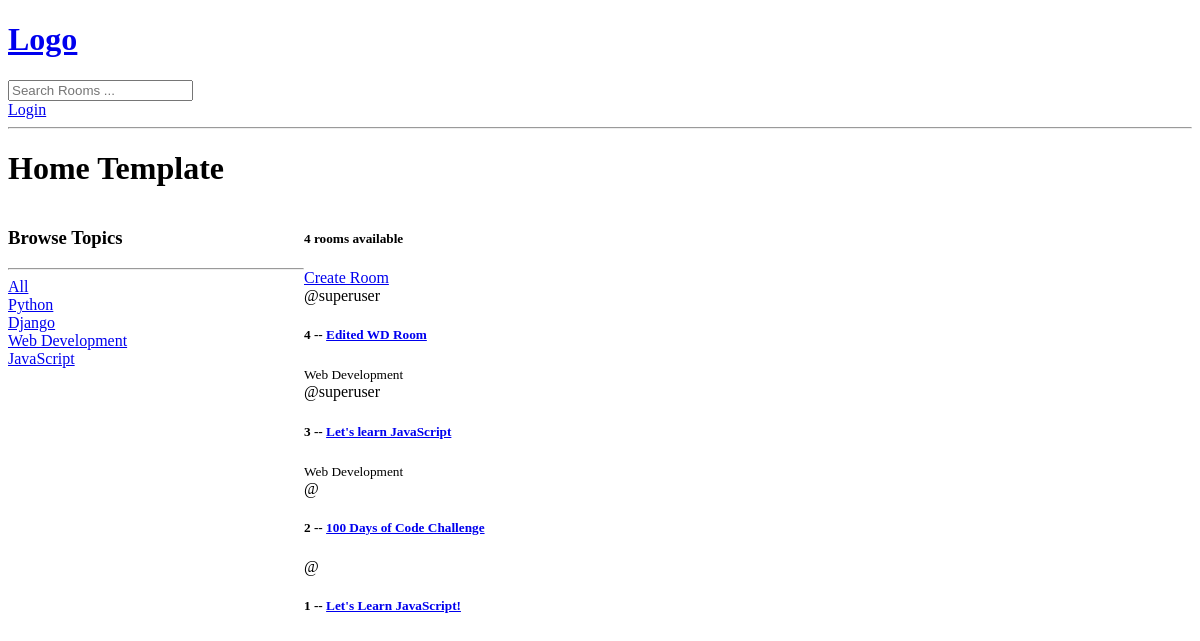
The app's page /, older data.
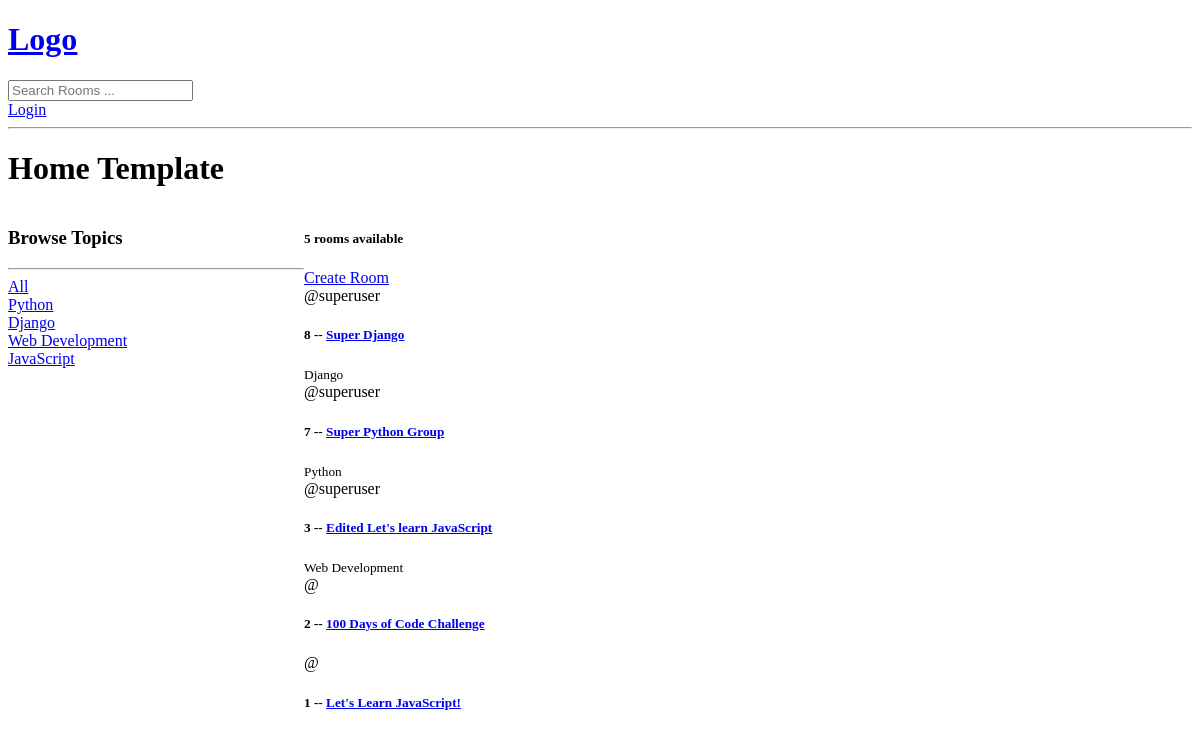
The same page, newer data.
### study/models.py (models this page shows, shortened)
class Topic(models.Model):
    name = models.CharField(max_length=200)

class Room(models.Model):
    host = models.ForeignKey(User, on_delete=models.SET_NULL, null=True)
    topic = models.ForeignKey(Topic, on_delete=models.SET_NULL, null=True)
    name = models.CharField(max_length=200)
    description = models.TextField(null=True, blank=True)
    updated = models.DateTimeField(auto_now=True)
    created = models.DateTimeField(auto_now_add=True)
    class Meta:
        ordering = ['-updated', '-created']

### study/views.py (the view)
# urls.py: path('', views.index, name="home"),
def index(request):
    q = request.GET.get('q') if request.GET.get('q') != None else ''
    rooms = Room.objects.filter(
        Q(topic__name__icontains=q) |
        Q(name__icontains=q) |
        Q(description__icontains=q)
        )
    topics = Topic.objects.all()
    room_count = rooms.count() # faster than the python .len() method
    context = {'rooms': rooms, 'topics': topics, 'room_count': room_count}
    return render(request, 'base/index.html', context)

### templates/base/index.html (shortened to what this page needs)
{% extends 'main.html' %}
{% block content %}
<h1>Home Template</h1>
<div class="home-container">
    <div>
        <h3>Browse Topics</h3>
        <hr>
        <div>
            <a href="{% url 'home' %}">All</a>
        </div>
        {% for topic in topics %}
            <div>
                <a href="{% url 'home' %}?q={{topic.name}}">{{topic.name}}</a>
            </div>
        {% endfor %}
    </div>
    <div>
        <h5>{{room_count}} rooms available</h5>
        <a href="{% url 'create-room' %}">Create Room</a>
        <div>
            {% for room in rooms %}
            <div>
                <span>@{{room.host.username}}</span>
                <h5>{{room.id}} -- <a href="{% url 'room' room.id %}"> {{room.name}}</a></h5>
                <small>{{room.topic.name}}</small>
            </div>
            {% endfor %}
        </div>
    </div>
</div>
{% endblock content %}

### templates/main.html (shortened to what this page needs)
<!DOCTYPE html>
<html>
    <head>
    </head>
    <body>
        {% include 'navbar.html' %}
        {% block content %}
        {% endblock content %}
    </body>
</html>

### templates/navbar.html
<a href="/">
    <h1>Logo</h1>
</a>
<form method="GET" action="{% url 'home' %}">
    <input type="text" name="q" placeholder="Search Rooms ..."/>
</form>
{% if request.user.is_authenticated %}
<a href="{% url 'logout' %}">Logout</a>
{% else %}
<a href="{% url 'login' %}">Login</a>
{% endif %}
<hr>

### templates/base/index.html (style rules this page uses)
.home-container { display: grid; grid-template-columns: 1fr 3fr; }

Row changes from the older to the newer data that the page shows:
removed Room: host.username "superuser", id "4", name "Edited WD Room", topic.name "Web Development"
added Room: host.username "superuser", id "8", name "Super Django", topic.name "Django"
added Room: host.username "superuser", id "7", name "Super Python Group", topic.name "Python"
changed Room "Web Development": name "Let's learn JavaScript" → "Edited Let's learn JavaScript"
Text that changed along with them:
{{ room_count }}: "4" → "5"
